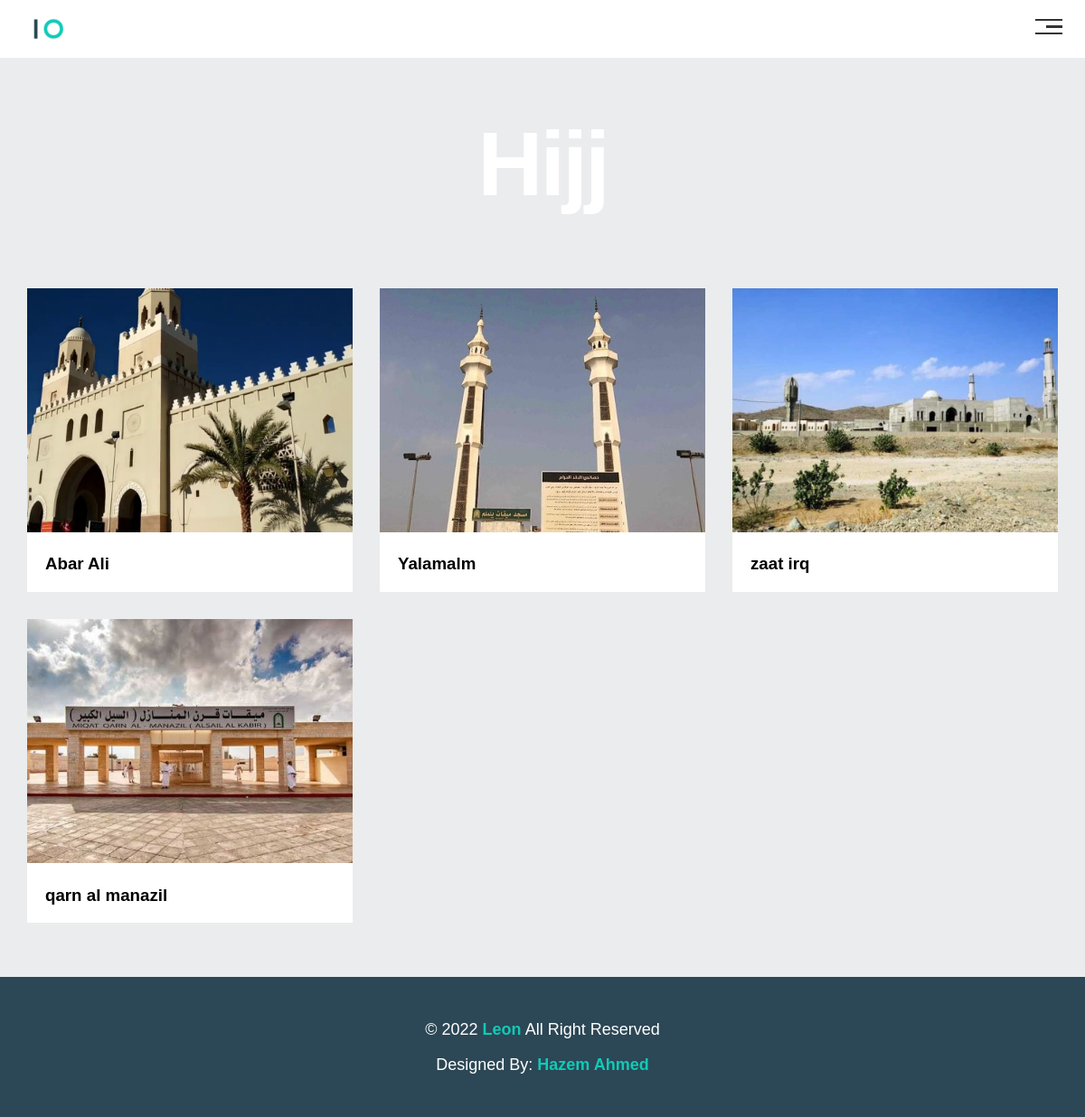
/views/Hijj.php, run on the app's committed database.
### tables this page shows
CREATE TABLE `hijj` (
  `id` int(11) NOT NULL,
  `hijj_image` longtext NOT NULL,
  `hijj_place` varchar(50) NOT NULL
);

### controllers/dbController.php (called while the page is built, shortened)
<?php
class dbController
{
    public $dbhost = "localhost";
    public $dbuser = "root";
    public $dbpass = "";
    public $dbname = "sw";
    public function openConnection()
    {
        $this->connection = new mysqli($this->dbhost, $this->dbuser, $this->dbpass, $this->dbname);
        return $this->connection;
    }
    public function get($query)
    {
        $this->connection = $this->openConnection();
        try {
            $result = $this->connection->query($query)->fetch_all(MYSQLI_ASSOC);
        } catch (Exception $e) {
            echo $e->getMessage();
        }
        return $result;
    }
}
?>

### views/Hijj.php (the view, shortened to what this page needs)
<!DOCTYPE html>
<html lang="en">
<?php
require_once '../controllers/dbController.php';
$db = new dbController();
?>
<head>
    <link rel="stylesheet" href="../static/css/leon.css" />
    <link rel="stylesheet" href="../static/css/normalize.css" />
    <link rel="stylesheet" href="../static/css/all.min.css" />
</head>
<body>
    <?php include "nav.php" ?>
    <div class="portfolio hijj" id="portfolio">
        <div class="container">
            <h2 class="spechial-heading text_hijj"> Hijj </h2>
            <div class="portfolio-content">
                <?php
                $data = $db->get("SELECT * FROM hijj");
                foreach ($data as $data) {
                    echo "<div class='card'>";
                        echo '<img src="' . $data['hijj_image'] . '" >';
                        echo "<div class='info'>";
                             echo "<h3>  $data[hijj_place]  </h3>";
                        echo '</div>';
                    echo '</div>';
                }
                ?>
            </div>
        </div>
    </div>
    <?php include "footer.php" ?>
</body>
</html>

### views/nav.php (shortened to what this page needs)
<div class="header">
    <div class="container">
        <img class="logo" src="../static/uploaded_img/logo.png" alt="" />
        <div class="links">
            <span class="icon">
                <span></span>
                <span></span>
                <span></span>
            </span>
        </div>
    </div>
</div>

### views/footer.php
<div class="footer">
    <p>&copy; 2022 <span>Leon</span> All Right Reserved</p>
    <p>Designed By: <span class="name">Hazem Ahmed</span></p>
</div>

### static/css/leon.css (style rules this page uses)
:root { --main-color: #10cab7; --scnd-color: #2c4755; --thrd-color: #777; --sction-padding: 60px; --sctoin-background: #f6f6f6; --sction-line-height: 1.6; }
* { -webkit-box-sizing: border-box; -moz-box-sizing: border-box; box-sizing: border-box; }
html { scroll-behavior: smooth; }
body { font-family: "Work Sans", sans-serif; }
.container { padding-left: 15px; padding-right: 15px; margin-left: auto; margin-right: auto; }
@media (min-width: 768px) { .container { width: 750px; } }
@media (min-width: 992px) { .container { width: 970px; } }
@media (min-width: 1200px) { .container { width: 1170px; } }
.spechial-heading { color: #ebeced; font-size: 100px; text-align: center; font-weight: 800; letter-spacing: -3px; margin: 0; }
.header { padding: 20px; }
.header .container { display: flex; justify-content: space-between; align-items: center; }
.header .logo { width: 60px; }
.header .links { position: relative; }
.header .links .icon { width: 30px; display: flex; flex-wrap: wrap; justify-content: flex-end; }
.header .links .icon span { background-color: #333; margin-bottom: 5px; height: 2.2px; transition: 0.3s; }
.header .links .icon span:first-child { width: 100%; }
.header .links .icon span:nth-child(2) { width: 60%; }
.header .links .icon span:last-child { width: 100%; }
.portfolio { padding-top: var(--sction-padding); padding-bottom: var(--sction-padding); background-color: var(--sctoin-background); }
.portfolio .portfolio-content { display: grid; grid-template-columns: repeat(auto-fill, minmax(300px, 1fr)); grid-gap: 30px; margin-top: 80px; }
.portfolio .portfolio-content .card { background-color: white; transition: 0.3s; }
.portfolio .portfolio-content .card img { max-width: 100%; }
.portfolio .portfolio-content .card .info { padding: 20px; }
.portfolio .portfolio-content .card .info h3 { margin: 0; }
.footer { background-color: var(--scnd-color); color: white; padding: 30px 10px; text-align: center; font-size: 18px; }
.footer p span { font-weight: bold; color: var(--main-color); }
.hijj { background-color: #ebeced; }
.text_hijj { color: #ffffff; }

### data on the page
hijj: hijj_image (picture), hijj_place "Abar Ali"
hijj: hijj_image (picture), hijj_place "Yalamalm"
hijj: hijj_image (picture), hijj_place "zaat irq"
hijj: hijj_image (picture), hijj_place "qarn al manazil"
